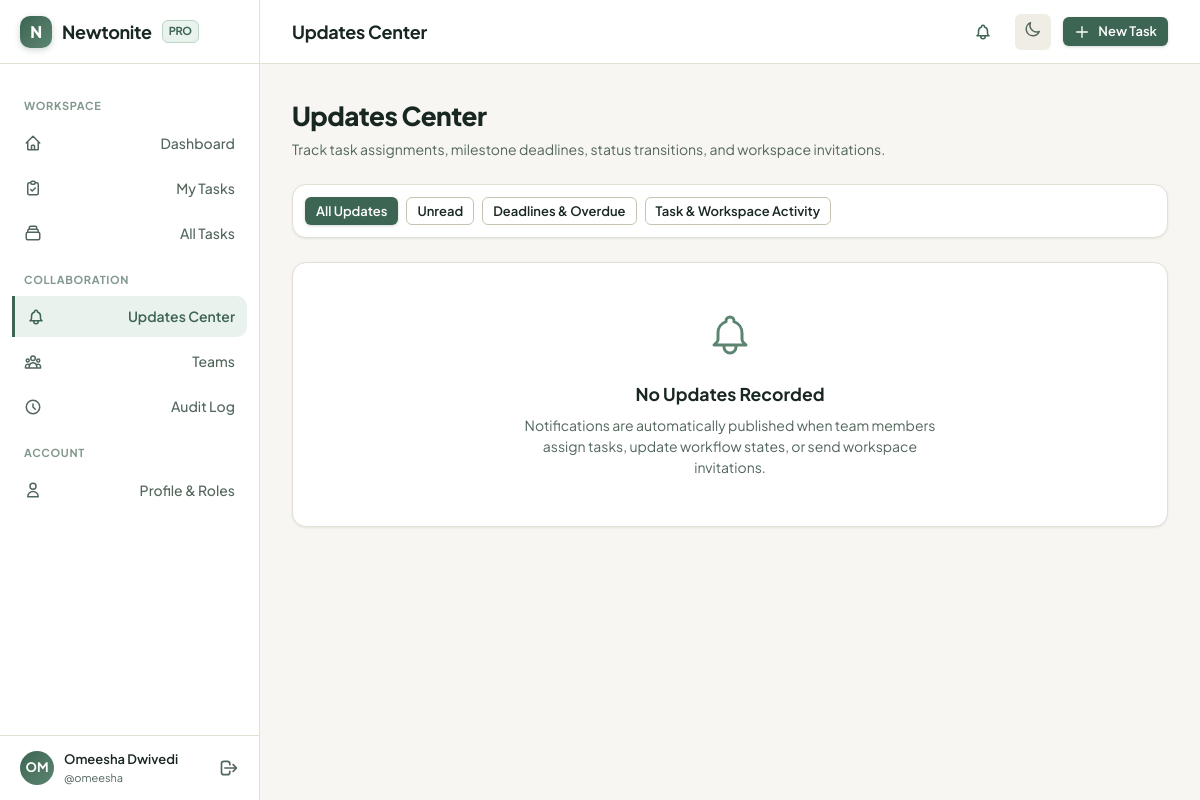
Before: /updates/ (signed in) with the older database file.
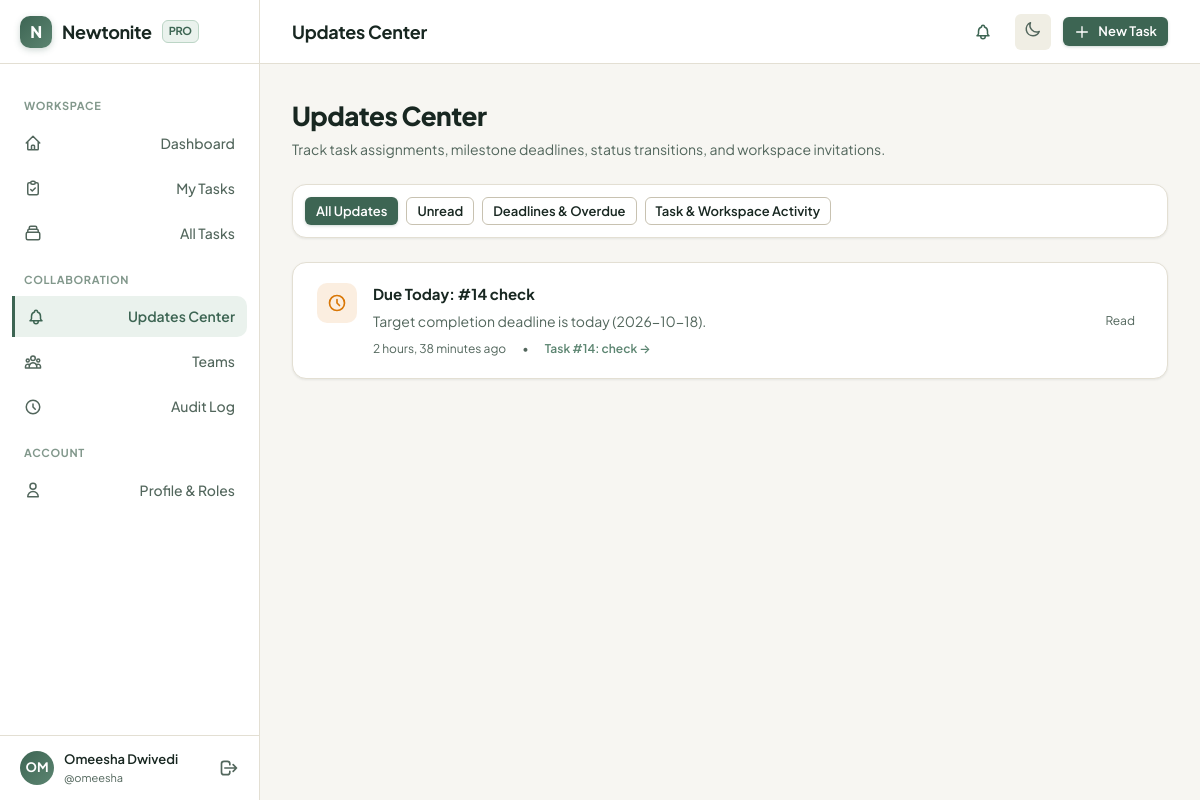
After: the same page with the newer database file.
### tasks/models.py (models this page shows, shortened)
class InAppNotification(models.Model):
    recipient = models.ForeignKey(
        User,
        on_delete=models.CASCADE,
        related_name='inapp_notifications',
        help_text="Target recipient of the notification."
    )
    actor = models.ForeignKey(
        User,
        on_delete=models.SET_NULL,
        null=True,
        blank=True,
        related_name='triggered_notifications',
        help_text="User whose action triggered the notification (or null if system)."
    )
    category = models.CharField(
        max_length=30,
        choices=NotificationCategory.choices,
        default=NotificationCategory.GENERAL
    )
    title = models.CharField(max_length=200)
    message = models.TextField()
    task = models.ForeignKey(
        Task,
        on_delete=models.SET_NULL,
        null=True,
        blank=True,
        related_name='notifications'
    )
    invitation = models.ForeignKey(
        WorkspaceInvitation,
        on_delete=models.SET_NULL,
        null=True,
        blank=True,
        related_name='notifications'
    )
    team = models.ForeignKey(
        Team,
        on_delete=models.CASCADE,
        null=True,
        blank=True,
        related_name='notifications'
    )
    is_read = models.BooleanField(default=False)
    read_at = models.DateTimeField(null=True, blank=True)
    is_urgent = models.BooleanField(default=False)
    created_at = models.DateTimeField(auto_now_add=True)
    class Meta:
        ordering = ['-created_at']
        verbose_name = 'In-App Notification'
        verbose_name_plural = 'In-App Notifications'
        indexes = [
            models.Index(fields=['recipient', 'is_read', 'created_at'], name='notif_recip_read_idx'),
            models.Index(fields=['recipient', 'category'], name='notif_recip_cat_idx'),
        ]

class Task(models.Model):
    title = models.CharField(max_length=200, help_text="Concise title for the task.")
    description = models.TextField(blank=True, help_text="Detailed description of what needs to be done.")
    status = models.CharField(
        max_length=20,
        choices=TaskStatus.choices,
        default=TaskStatus.OPEN,
        help_text="Current state in the task workflow."
    )
    priority = models.CharField(
        max_length=20,
        choices=TaskPriority.choices,
        default=TaskPriority.MEDIUM,
        help_text="Relative urgency or importance."
    )
    team = models.ForeignKey(
        Team,
        on_delete=models.CASCADE,
        related_name='tasks',
        help_text="Team responsible for this task."
    )
    assignee = models.ForeignKey(
        User,
        on_delete=models.SET_NULL,
        null=True,
        blank=True,
        related_name='assigned_tasks',
        help_text="Team member currently assigned to execute the task."
    )
    creator = models.ForeignKey(
        User,
        on_delete=models.PROTECT,
        related_name='created_tasks',
        help_text="User who created the task."
    )
    due_date = models.DateField(
        null=True,
        blank=True,
        help_text="Optional deadline for completion."
    )
    is_archived = models.BooleanField(
        default=False,
        help_text="Archived tasks are retained for audit history but hidden from active workflows."
    )
    archived_at = models.DateTimeField(null=True, blank=True)
    version = models.PositiveIntegerField(
        default=1,
        help_text="Incremented on every update for optimistic concurrency control (stale-update protection)."
    )
    created_at = models.DateTimeField(auto_now_add=True)
    updated_at = models.DateTimeField(auto_now=True)
    class Meta:
        ordering = ['-created_at']
        verbose_name = 'Task'
        verbose_name_plural = 'Tasks'
        indexes = [
            models.Index(fields=['team', 'is_archived', 'status'], name='task_team_arch_status_idx'),
            models.Index(fields=['team', 'is_archived', 'priority'], name='task_team_arch_prio_idx'),
            models.Index(fields=['assignee', 'is_archived', 'status'], name='task_assignee_status_idx'),
            models.Index(fields=['due_date'], name='task_due_date_idx'),
            models.Index(fields=['created_at'], name='task_created_at_idx'),
        ]

### tasks/views.py (the view)
# urls.py: path('updates/', views.updates_center_view, name='updates_center'),
@login_required
def updates_center_view(request):
    NotificationService.check_and_create_deadline_alerts(request.user)
    filter_type = request.GET.get('filter', 'all')
    notifications_qs = InAppNotification.objects.filter(
        recipient=request.user
    ).select_related('actor', 'task', 'team', 'invitation').order_by('-created_at')
    if filter_type == 'unread':
        notifications_qs = notifications_qs.filter(is_read=False)
    elif filter_type == 'deadlines':
        notifications_qs = notifications_qs.filter(category=NotificationCategory.DEADLINE)
    elif filter_type == 'activity':
        notifications_qs = notifications_qs.filter(category__in=[
            NotificationCategory.ASSIGNMENT,
            NotificationCategory.STATUS,
            NotificationCategory.INVITATION
        ])
    paginator = Paginator(notifications_qs, 20)
    page_number = request.GET.get('page', 1)
    page_obj = paginator.get_page(page_number)
    unread_count = InAppNotification.objects.filter(recipient=request.user, is_read=False).count()
    deadlines_count = InAppNotification.objects.filter(recipient=request.user, category=NotificationCategory.DEADLINE, is_read=False).count()
    context = {
        'title': 'Updates Center',
        'page_obj': page_obj,
        'notifications': page_obj.object_list,
        'filter_type': filter_type,
        'unread_count': unread_count,
        'deadlines_count': deadlines_count,
    }
    return render(request, 'updates/index.html', context)

### tasks/services.py (called while the page is built, shortened)
    @classmethod
    def check_and_create_deadline_alerts(cls, user):
        today = timezone.localdate()
        my_tasks = Task.objects.filter(
            assignee=user,
            is_archived=False
        ).exclude(status=TaskStatus.RESOLVED)
        for task in my_tasks.filter(due_date=today):
            recent_alert = InAppNotification.objects.filter(
                recipient=user,
                task=task,
                category=NotificationCategory.DEADLINE,
                created_at__gte=timezone.now() - timedelta(days=1)
            ).exists()

### templates/updates/index.html (shortened to what the changed rows need)
{% extends 'base.html' %}
{% block page_title %}Updates Center{% endblock %}
{% block content %}
<div class="updates-container" style="max-width: 900px; margin: 0 auto;">
  <div style="display: flex; justify-content: space-between; align-items: center; margin-bottom: 1.5rem; flex-wrap: wrap; gap: 1rem;">
    <div>
      <h2 style="font-size: 1.625rem; font-weight: 800; color: var(--text-main); letter-spacing: -0.02em;">Updates Center</h2>
    </div>
  </div>
  <div class="card" style="padding: 0; overflow: hidden;">
    {% if notifications %}
    <div class="updates-list">
      {% for n in notifications %}
      <div class="update-item {% if not n.is_read %}unread{% endif %} {% if n.is_urgent %}urgent{% endif %}" style="display: flex; gap: 1rem; padding: 1.25rem 1.5rem; border-bottom: 1px solid var(--border-light); background-color: {% if not n.is_read %}var(--bg-surface-elevated){% else %}transparent{% endif %}; transition: background-color var(--transition-fast);">
        <div style="flex-shrink: 0; width: 40px; height: 40px; border-radius: var(--radius-md); display: flex; align-items: center; justify-content: center;
          {% if n.is_urgent %}background-color: var(--danger-light); color: var(--danger);
          {% elif n.category == 'DEADLINE' %}background-color: rgba(217, 119, 6, 0.12); color: #d97706;
          {% elif n.category == 'ASSIGNMENT' %}background-color: rgba(61, 101, 83, 0.12); color: var(--accent-sage);
          {% elif n.category == 'INVITATION' %}background-color: rgba(37, 99, 235, 0.12); color: #2563eb;
          {% else %}background-color: var(--bg-surface-elevated); color: var(--text-muted);{% endif %}">
          {% if n.category == 'DEADLINE' %}
          <svg width="20" height="20" fill="none" stroke="currentColor" viewBox="0 0 24 24"><path stroke-linecap="round" stroke-linejoin="round" stroke-width="2" d="M12 8v4l3 3m6-3a9 9 0 11-18 0 9 9 0 0118 0z"/></svg>
          {% elif n.category == 'ASSIGNMENT' %}
          <svg width="20" height="20" fill="none" stroke="currentColor" viewBox="0 0 24 24"><path stroke-linecap="round" stroke-linejoin="round" stroke-width="2" d="M16 7a4 4 0 11-8 0 4 4 0 018 0zM12 14a7 7 0 00-7 7h14a7 7 0 00-7-7z"/></svg>
          {% elif n.category == 'INVITATION' %}
          <svg width="20" height="20" fill="none" stroke="currentColor" viewBox="0 0 24 24"><path stroke-linecap="round" stroke-linejoin="round" stroke-width="2" d="M3 8l7.89 5.26a2 2 0 002.22 0L21 8M5 19h14a2 2 0 002-2V7a2 2 0 00-2-2H5a2 2 0 00-2 2v10a2 2 0 002 2z"/></svg>
          {% elif n.category == 'STATUS' %}
          <svg width="20" height="20" fill="none" stroke="currentColor" viewBox="0 0 24 24"><path stroke-linecap="round" stroke-linejoin="round" stroke-width="2" d="M9 12l2 2 4-4m6 2a9 9 0 11-18 0 9 9 0 0118 0z"/></svg>
          {% else %}
          <svg width="20" height="20" fill="none" stroke="currentColor" viewBox="0 0 24 24"><path stroke-linecap="round" stroke-linejoin="round" stroke-width="2" d="M13 16h-1v-4h-1m1-4h.01M21 12a9 9 0 11-18 0 9 9 0 0118 0z"/></svg>
          {% endif %}
        </div>
        <div style="flex: 1; min-width: 0;">
          <div style="display: flex; align-items: center; gap: 0.5rem; flex-wrap: wrap;">
            <span style="font-weight: 700; color: var(--text-main); font-size: 0.9375rem;">
              {{ n.title }}
            </span>
          </div>
          <p style="color: var(--text-muted); font-size: 0.875rem; margin: 0.35rem 0 0.5rem 0; line-height: 1.5;">
            {{ n.message }}
          </p>
          <div style="display: flex; align-items: center; gap: 1rem; font-size: 0.75rem; color: var(--text-muted); flex-wrap: wrap;">
            <span>{{ n.created_at|timesince }} ago</span>
            {% if n.task %}
            <span>&bull;</span>
            <a href="{% url 'task_detail' pk=n.task.pk %}" style="font-weight: 600; color: var(--accent-sage); text-decoration: none;">
              Task #{{ n.task.id }}: {{ n.task.title|truncatechars:35 }} &rarr;
            </a>
            {% elif n.team %}
            <span>&bull;</span>
            <a href="{% url 'team_detail' pk=n.team.pk %}" style="font-weight: 600; color: var(--accent-sage); text-decoration: none;">
              Team: {{ n.team.name }} &rarr;
            </a>
            {% endif %}
          </div>
        </div>
        <div style="flex-shrink: 0; display: flex; align-items: center;">
          {% if not n.is_read %}
          <form method="post" action="{% url 'notification_mark_read' pk=n.pk %}">
            {% csrf_token %}
            <input type="hidden" name="next" value="{{ request.get_full_path }}">
            <button type="submit" class="btn btn-outline btn-sm" title="Mark as read" aria-label="Mark notification as read" data-loading-text="...">
              <svg width="14" height="14" fill="none" stroke="currentColor" viewBox="0 0 24 24"><path stroke-linecap="round" stroke-linejoin="round" stroke-width="2" d="M5 13l4 4L19 7"/></svg>
              Mark Read
            </button>
          </form>
          {% else %}
          <span style="font-size: 0.75rem; color: var(--text-muted); padding: 0.25rem 0.5rem;">Read</span>
          {% endif %}
        </div>
      </div>
      {% endfor %}
    </div>
    {% else %}
    <div class="empty-state" style="padding: 3rem 1.5rem;">
      <div class="empty-state-title" style="font-size: 1.1rem;">
        {% if filter_type == 'unread' %}
        No Unread Notifications
        {% elif filter_type == 'deadlines' %}
        No Deadline Alerts
        {% elif filter_type == 'activity' %}
        No Recent Activity Updates
        {% else %}
        No Updates Recorded
        {% endif %}
      </div>
      <p class="empty-state-description" style="font-size: 0.875rem; max-width: 420px; margin: 0.5rem auto 0 auto;">
        {% if filter_type == 'unread' %}
        You are all caught up! When new tasks are assigned to you or deadlines approach, they will appear here.
        {% else %}
        Notifications are automatically published when team members assign tasks, update workflow states, or send workspace invitations.
        {% endif %}
      </p>
    </div>
    {% endif %}
  </div>
</div>
{% endblock %}

Changed rows visible on the page:
added InAppNotification: category "DEADLINE" (drawn), title "Due Today: #14 check", message "Target completion deadline is today (2026-10-18).", created_at "2 hours, 38 minutes", task.id "14", task "check", is_read "Read"
Other visible differences:
text no longer shown: "No Updates Recorded Notifications are automatically published when team members assign tasks, update workflow states, or send workspace invitations."
